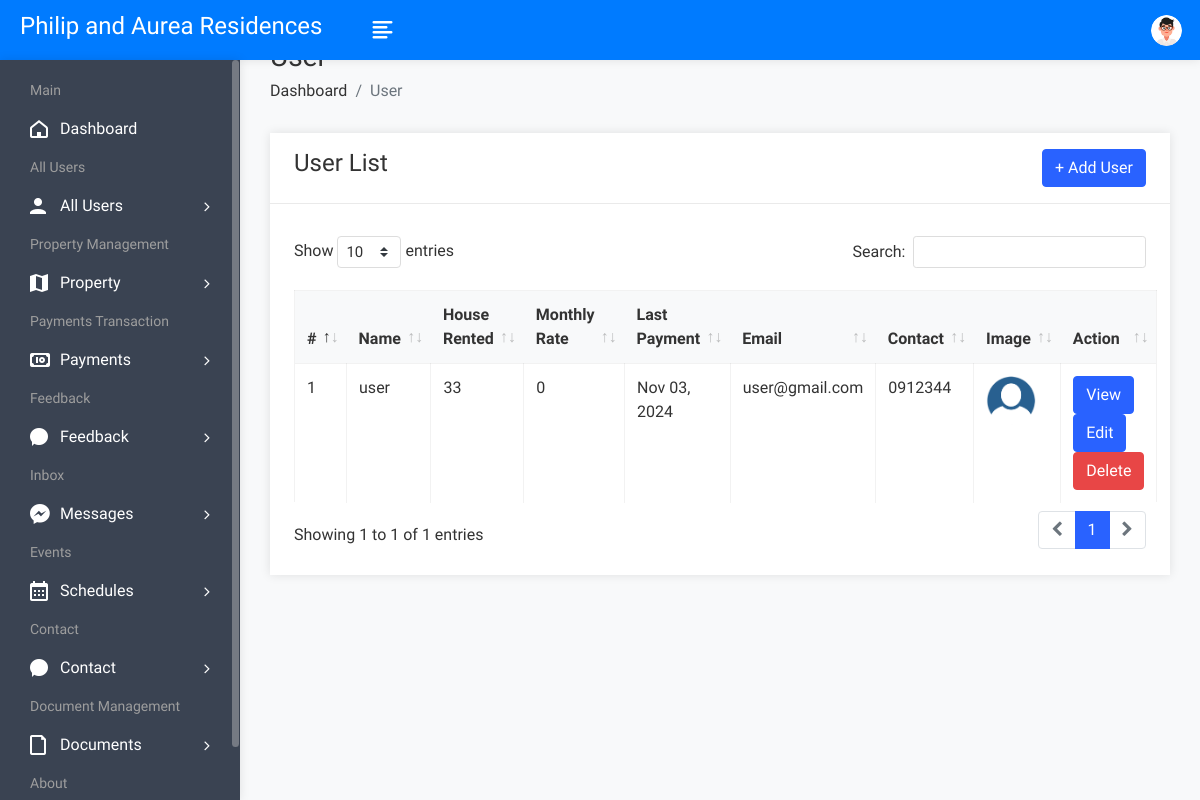
Screenshot of /admin/userlist.php (signed in) with the database file from the repository.
### tables this page shows
CREATE TABLE `user` (
  `uid` int(50) NOT NULL,
  `uname` varchar(100) NOT NULL,
  `uemail` varchar(100) NOT NULL,
  `uphone` varchar(20) NOT NULL,
  `upass` varchar(50) NOT NULL,
  `utype` varchar(50) NOT NULL,
  `uimage` varchar(300) NOT NULL,
  `house_rented` int(50) DEFAULT NULL
);

CREATE TABLE `payment` (
  `id` int(11) NOT NULL,
  `uid` int(11) NOT NULL,
  `amount` float NOT NULL,
  `invoice` varchar(100) NOT NULL,
  `date_created` datetime NOT NULL DEFAULT current_timestamp()
);

### admin/userlist.php (the view, shortened to what this page needs)
<!DOCTYPE html>
<html lang="en">
<head>
        <link rel="stylesheet" href="assets/css/bootstrap.min.css">
        <link rel="stylesheet" href="assets/css/font-awesome.min.css">
        <link rel="stylesheet" href="assets/css/feathericon.min.css">
		<link rel="stylesheet" href="assets/plugins/datatables/dataTables.bootstrap4.min.css">
		<link rel="stylesheet" href="assets/plugins/datatables/responsive.bootstrap4.min.css">
		<link rel="stylesheet" href="assets/plugins/datatables/select.bootstrap4.min.css">
		<link rel="stylesheet" href="assets/plugins/datatables/buttons.bootstrap4.min.css">
        <link rel="stylesheet" href="assets/css/style.css">
    </head>
    <body>
				<?php include("header.php"); ?>
            <div class="page-wrapper">
                <div class="content container-fluid">
					<div class="page-header">
						<div class="row">
							<div class="col">
								<h3 class="page-title">User</h3>
								<ul class="breadcrumb">
									<li class="breadcrumb-item"><a href="dashboard.php">Dashboard</a></li>
									<li class="breadcrumb-item active">User</li>
								</ul>
							</div>
						</div>
					</div>
					<div class="row">
						<div class="col-sm-12">
							<div class="card">
								<div class="card-header" style="display: flex; justify-content: space-between">
									<div>
										<h4 class="card-title">User List</h4>
									</div>
									<button id="add" onclick="add()" class="btn btn-primary">+ Add User</button>
								</div>
								<div class="card-body">
									<table id="basic-datatable" class="table table-bordered table-hover">
                                            <thead>
                                                <tr>
                                                    <th>#</th>
                                                    <th>Name</th>
                                                    <th>House Rented</th>
                                                    <th>Monthly Rate</th>
                                                    <th>Last Payment</th>
                                                    <th>Email</th>
                                                    <th>Contact</th>
													<th>Image</th>
                                                    <th>Action</th>
                                                </tr>
                                            </thead>
                                            <tbody>
											<?php
											$query = mysqli_query($con, "SELECT * FROM user WHERE utype='user'");
											$cnt = 1;
											while ($row = mysqli_fetch_assoc($query)) {
												$last_payment = $con->query("SELECT * FROM payment WHERE uid =".$row['uid']." ORDER BY unix_timestamp(date_created) DESC LIMIT 1");
												$last_payment = $last_payment->num_rows > 0 ? date("M d, Y", strtotime($last_payment->fetch_array()['date_created'])) : 'N/A';
												$stmt = $con->prepare("SELECT * FROM property WHERE pid = ?");
												$stmt->bind_param("i", $row['house_rented']);
												$stmt->execute();
												$price = $stmt->get_result();
												$price = $price->num_rows > 0 ? $price->fetch_array()['price'] : 0;
												$stmt = $con->prepare("SELECT * FROM property WHERE pid = ?");
												$stmt->bind_param("i", $row['house_rented']);
												$stmt->execute();
												$title = $stmt->get_result();
												$titleRow = mysqli_fetch_assoc($title);
											?>
												<tr>
													<td><?php echo $cnt; ?></td>
													<td><?php echo $row['uname']; ?></td>
													<td><?php echo $row['house_rented'] ?: 'N/A'; if ($titleRow) echo ' - ' . $titleRow['title']; ?></td>
													<td><?php echo number_format($price); ?></td>
													<td><?php echo $last_payment; ?></td>
													<td><?php echo $row['uemail']; ?></td>
													<td><?php echo $row['uphone']; ?></td>
													<td><img src="user/<?php echo $row['uimage']; ?>" height="50px" width="50px"></td>
													<td>
														<button class="btn btn-primary text-white view_payment" type="button" data-id1="<?php echo $row['uid']; ?>"
																data-id2="<?php echo $row['house_rented'] ?: 0; ?>">
															View
														</button>
														<a <?php echo "onclick='edit(
															{$row['uid']},
															\"" . addslashes($row['uname']) . "\",
															\"" . addslashes($row['uemail']) . "\",
															\"" . addslashes($row['uphone']) . "\",
															" . ($row['house_rented'] ?? 'null') . ",
															\"" . addslashes($row['uimage']) . "\")'"; ?>
															class="btn btn-primary text-white">Edit
														</a>
														<a href="userdelete.php?id=<?php echo $row['uid']; ?>">
															<button class="btn btn-danger">Delete</button>
														</a>
													</td>
												</tr>
											<?php
												$cnt++;
											}
											?>
                                            </tbody>
                                        </table>
								</div>
							</div>
						</div>
					</div>
				</div>
			</div>
    </body>
</html>

### rows the page displays
user: uname "user", house_rented "33", price "0", payment.date_created "Nov 03, 2024", uemail "user@gmail.com", uphone "0912344", uimage (picture)
